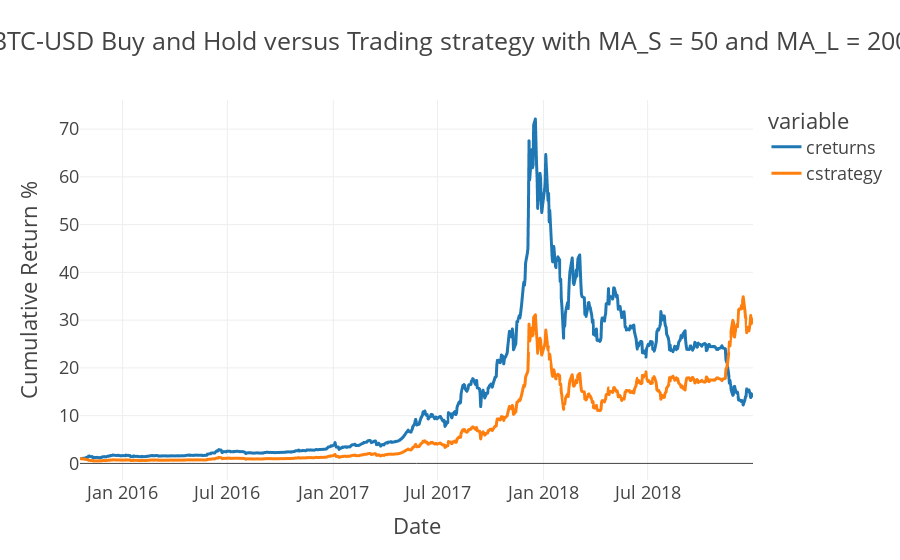

Notebook cell for this chart:
### Code cell
tester.plot_results()

### Figure 1 — Plotly figure (JSON) as saved in the notebook; plotly's stock layout.template omitted (floating-point values rounded to 4 significant figures; data arrays with more than 128 entries replaced by an {"elided": "..."} marker saying what was removed)
{"data": [{"hovertemplate": "variable=creturns<br>Date=%{x}<br>Cumulative Return %=%{y}<extra></extra>", "legendgroup": "creturns", "line": {"color": "#1F77B4", "dash": "solid"}, "marker": {"symbol": "circle"}, "mode": "lines", "name": "creturns", "showlegend": true, "type": "scattergl", "x": {"elided": "806 str values"}, "xaxis": "x", "y": {"elided": "806 float values"}, "yaxis": "y"}, {"hovertemplate": "variable=cstrategy<br>Date=%{x}<br>Cumulative Return %=%{y}<extra></extra>", "legendgroup": "cstrategy", "line": {"color": "#FF7F0E", "dash": "solid"}, "marker": {"symbol": "circle"}, "mode": "lines", "name": "cstrategy", "showlegend": true, "type": "scattergl", "x": {"elided": "806 str values"}, "xaxis": "x", "y": {"elided": "806 float values"}, "yaxis": "y"}], "layout": {"legend": {"title": {"text": "variable"}, "tracegroupgap": 0}, "title": {"text": "BTC-USD Buy and Hold versus Trading strategy with MA_S = 50 and MA_L = 200"}, "xaxis": {"anchor": "y", "domain": [0, 1], "title": {"text": "Date"}}, "yaxis": {"anchor": "x", "domain": [0, 1], "title": {"text": "Cumulative Return %"}}}}
